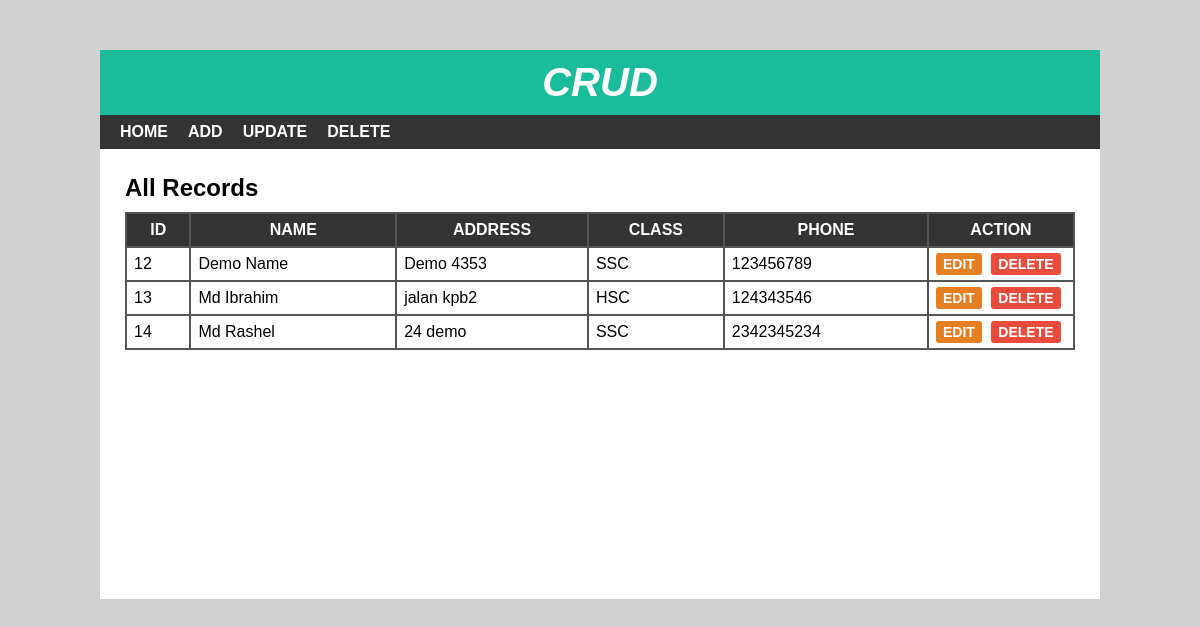
The page / on the database its author committed.
### tables this page shows
CREATE TABLE `students` (
  `sid` int(11) NOT NULL,
  `sname` varchar(25) NOT NULL,
  `saddress` varchar(50) NOT NULL,
  `sclass` int(11) NOT NULL,
  `sphone` varchar(15) NOT NULL
);

CREATE TABLE `class` (
  `cid` int(11) NOT NULL,
  `cname` varchar(10) DEFAULT NULL
);

### index.php (the view, shortened to what this page needs)
<?php
    include 'header.php';
?>
<?php
    $servername = "localhost";
    $username = "root";
    $password = "";
    $databases = "school";
    $conn = mysqli_connect( $servername, $username, $password, $databases ) or die( "connection faild" );
    $query = "SELECT * FROM students JOIN class WHERE sclass = cid ORDER BY sid";
    $result = mysqli_query( $conn, $query ) or die( 'Query faild' );
?>
<div id="main-content">
    <h2>All Records</h2>
    <table cellpadding="7px">
        <thead>
            <th>Id</th>
            <th>Name</th>
            <th>Address</th>
            <th>Class</th>
            <th>Phone</th>
            <th>Action</th>
        </thead>
        <tbody>
            <?php
                if ( mysqli_num_rows( $result ) > 0 ) {
                    while ( $rows = mysqli_fetch_assoc( $result ) ) {
                    ?>
            <tr>
                <td><?php echo $rows["sid"] ?></td>
                <td><?php echo $rows["sname"] ?></td>
                <td><?php echo $rows["saddress"] ?></td>
                <td><?php echo $rows["cname"] ?></td>
                <td><?php echo $rows["sphone"] ?></td>
                <td>
                    <a href="edit.php?id=<?php echo $rows['sid'] ?>">Edit</a>
                    <a href='delete-inline.php?id=<?php echo $rows["sid"] ?>'>Delete</a>
                </td>
            </tr>
            <?php
                }
                }
            ?>
        </tbody>
    </table>
</div>
</div>
</body>
</html>

### header.php (shortened to what this page needs)
<!DOCTYPE html>
<html lang="en">
<head>
  <link rel="stylesheet" href="css/style.css">
</head>
<body>
    <div id="wrapper">
        <div id="header">
            <h1>Crud</h1>
        </div>
        <div id="menu">
            <ul>
                <li>
                    <a href="index.php">Home</a>
                </li>
                <li>
                    <a href="add.php">Add</a>
                </li>
                <li>
                    <a href="update.php">Update</a>
                </li>
                <li>
                    <a href="delete.php">Delete</a>
                </li>
            </ul>
        </div>

### css/style.css (style rules this page uses)
body { font: 16px arial; margin: 0; padding: 0; background: #d1d1d1; }
#wrapper { width: 1000px; margin: 50px auto 0; background-color: #fff; }
#header { text-align: center; background-color: #1abc9c; padding: 10px; }
#header h1 { color: #fff; font-size: 40px; font-style: italic; font-weight: 700; text-transform: uppercase; margin: 0; }
#menu { background-color: #333; }
#menu ul { font-size: 0; padding: 0 10px; margin: 0; list-style: none; }
#menu ul li { display: inline-block; }
#menu ul li a { color: #fff; font-size: 16px; font-weight: 600; padding: 8px 10px; display: block; text-decoration: none; text-transform: uppercase; transition: all 0.3s ease; }
#main-content { padding: 25px; min-height: 400px; }
#main-content h2 { margin: 0 0 10px; text-transform: capitalize; }
#main-content table { width: 100%; background-color: #555; margin: 0 0 20px; }
#main-content table th { color: #fff; background-color: #333; text-transform: uppercase; }
#main-content table th:last-child { width: 130px; }
#main-content table td { background-color: #fff; }
#main-content table td a { font-size: 14px; font-weight: 600; text-transform: uppercase; padding: 3px 7px; color: #fff; background-color: #e67e22; text-decoration: none; border-radius: 3px; }
#main-content table td a:nth-child(2) { background-color: #e74c3c; margin: 0 0 0 5px; }

### rows shown on the page
students: sid "12", sname "Demo Name", saddress "Demo 4353", class.cname "SSC", sphone "123456789"
students: sid "13", sname "Md Ibrahim", saddress "jalan kpb2", class.cname "HSC", sphone "124343546"
students: sid "14", sname "Md Rashel", saddress "24 demo", class.cname "SSC", sphone "2342345234"
